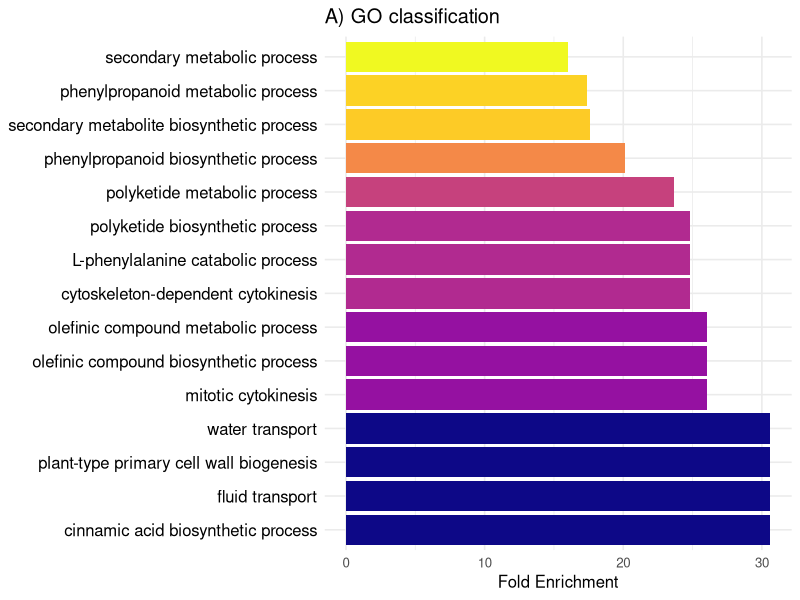
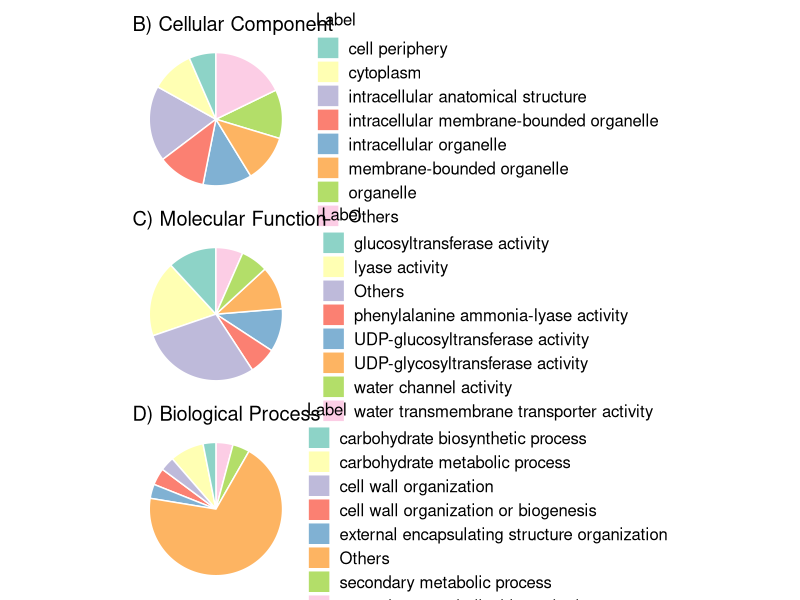
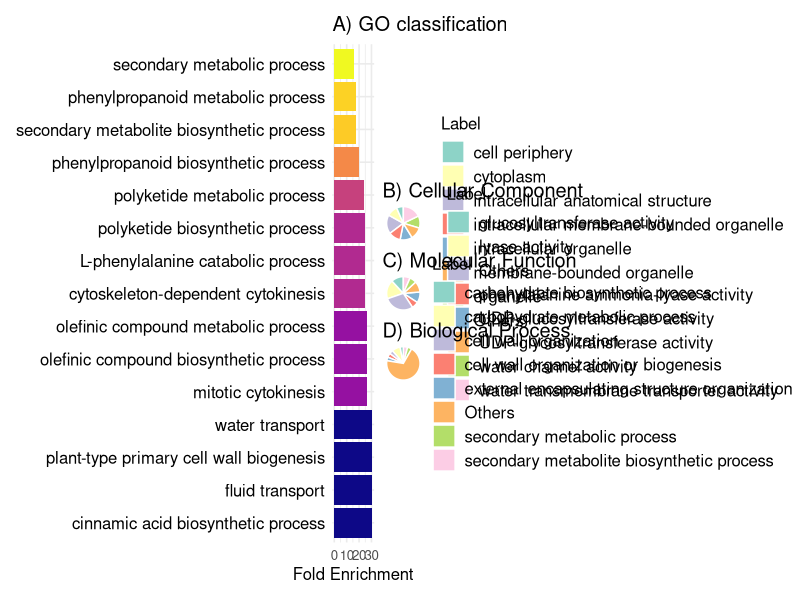
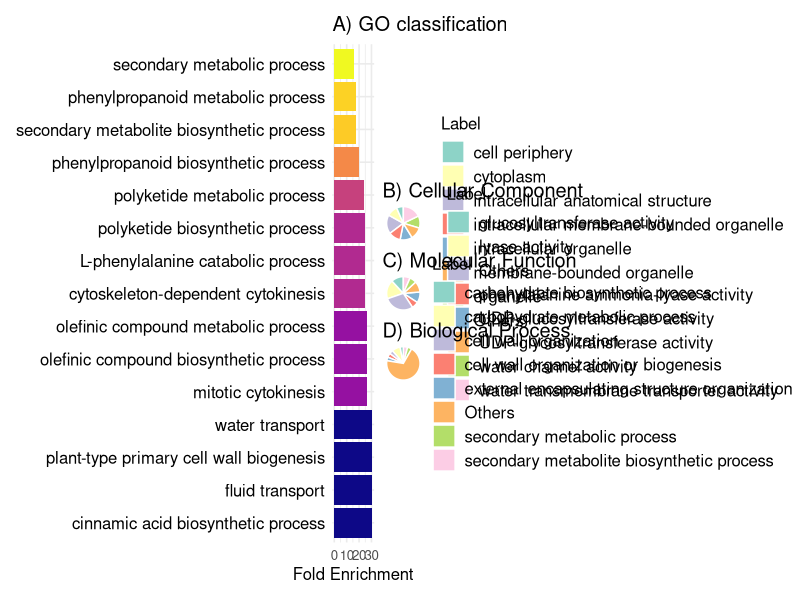
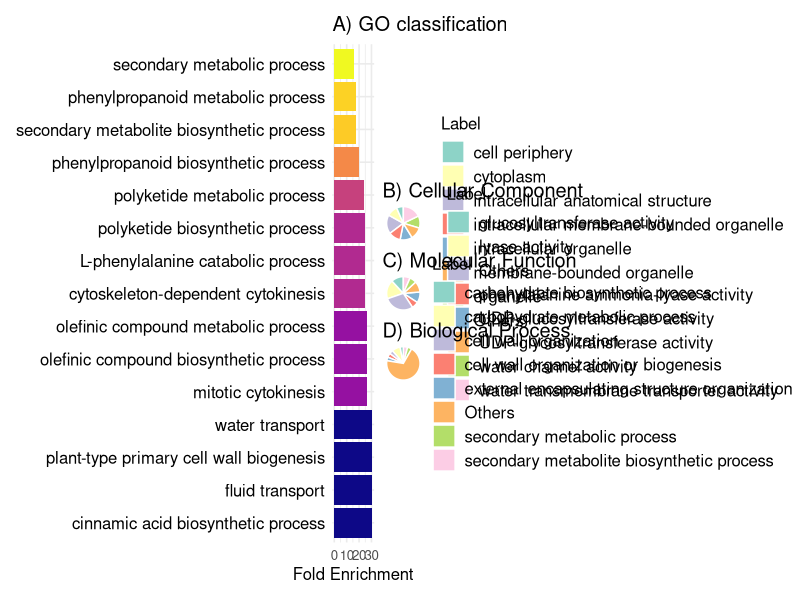

Generate these figures, in order, with R:
# Load required packages
library(tidyverse)
library(patchwork)  # For layout
library(RColorBrewer)
library(viridis)  # Optional for plotting


# Load data

# Read in the PANTHER analysis tables
bp <- read.delim("data/PANTHER_bp_analysis_table.txt", skip = 11, header = TRUE, sep = "\t")
mf <- read.delim("data/PANTHER_mf_analysis_table.txt", skip = 11, header = TRUE, sep = "\t")
cc <- read.delim("data/PANTHER_cc_analysis_table.txt", skip = 11, header = TRUE, sep = "\t")

# Data cleaning

# Define cleaning function
clean_panther <- function(df) {
  colnames(df)[1:8] <- c("GO_term", "REF_count", "DEG_count", "Expected", "OverUnder", "Fold_Enrichment", "P_value", "FDR") # Rename columns for clarity
  df <- df %>% filter(!is.na(FDR) & FDR < 0.05) # Keep only significant terms (FDR < 0.05) and remove NAs
  # Make sure columns are numeric
  df$Fold_Enrichment <- as.numeric(df$Fold_Enrichment)
  df$FDR <- as.numeric(df$FDR)
  return(df)
}

# Apply cleaning
bp <- clean_panther(bp)
mf <- clean_panther(mf)
cc <- clean_panther(cc)

# Remove GO IDs from labels
clean_labels <- function(term) {
  sub(" \\(GO:\\d+\\)", "", term)
}

bp$GO_term <- clean_labels(bp$GO_term)
mf$GO_term <- clean_labels(mf$GO_term)
cc$GO_term <- clean_labels(cc$GO_term)

# Top 15 bar plot

# Sort BP GO terms by ascending FDR (most significant first) and select the top 15 most significant
bp_top <- bp %>% arrange(FDR) %>% slice(1:15)

plot_bp <- ggplot(bp_top, aes(x = reorder(GO_term, -Fold_Enrichment), y = Fold_Enrichment, fill = Fold_Enrichment)) +  # Reorder GO terms by Fold Enrichment (descending order)
  geom_bar(stat = "identity") +
  coord_flip() +
  scale_fill_viridis(option = "C", direction = -1) + # Apply the Viridis color scale (option "C", reversed direction)
  theme_minimal(base_size = 12) +
  labs(title = "A) GO classification", x = NULL, y = "Fold Enrichment") +
  theme(legend.position = "none",
        axis.text.y = element_text(size = 12, color = "black"))  # Adjust size as needed

plot_bp

# Gene Ontology pie charts

# Define pie chart function
make_pie <- function(df, title) {
  df <- df %>%
    mutate(Label = clean_labels(GO_term),
           Count = as.numeric(DEG_count)) %>%
    arrange(desc(Count)) # Sort GO terms by DEG count in descending order
  # Set number of top GO terms to show in the pie chart and select the top seven terms
  top_n <- 7
  df_top <- df[1:top_n, ]
  other_count <- sum(df$Count) - sum(df_top$Count) # Add 'Others' slice
  # Calculate percentage for each slice
  df_pie <- rbind(
    df_top[, c("Label", "Count")],
    data.frame(Label = "Others", Count = other_count)
  )
  
  df_pie <- df_pie %>%
    mutate(Percent = Count / sum(Count) * 100)
  
  ggplot(df_pie, aes(x = "", y = Percent, fill = Label)) +
    geom_bar(stat = "identity", width = 1, color = "white") + # Draw bars with white borders between
    coord_polar("y") + # Convert bar chart to pie chart
    scale_fill_brewer(palette = "Set3") +
    theme_void(base_size = 12) +
    labs(title = title) +
    theme(
      legend.position = "right",
      legend.title = element_text(size = 12),
      legend.text = element_text(size = 12)
    )
}

# Generate pie charts
plot_cc <- make_pie(cc, "B) Cellular Component")
plot_mf <- make_pie(mf, "C) Molecular Function")
plot_bp_pie <- make_pie(bp, "D) Biological Process")

combined_pies <- plot_cc / plot_mf / plot_bp_pie  # Stack them vertically

combined_pies

# Combine the bar plot and pie charts into one figure

# Place the GO bar plot on the left and stack the three pie charts vertically on the right
final_plot <- (plot_bp | (plot_cc / plot_mf / plot_bp_pie)) + 
  plot_layout(widths = c(1.8, 1.8)) # Set relative widths for the bar plot and pie charts to balance spacing

final_plot

# Optional: save figures as png and pdf

ggsave("GO_summary_figure.png", plot = final_plot, width = 12, height = 8, dpi = 300)
ggsave("GO_summary_figure.pdf", plot = final_plot, width = 12, height = 8)

